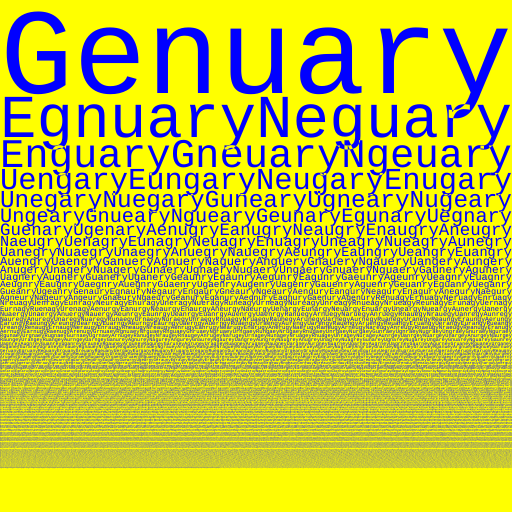
Frame 1 (no input)
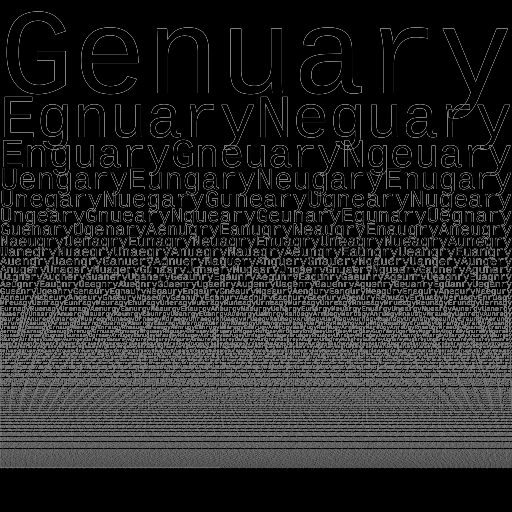
Frame 2 (the mouse pressed at the canvas centre, redrawn once)

The p5.js sketch that drew these frames (run headless with seeded random() and noise() and a simulated clock; the mouse was pressed at the canvas centre and the sketch redrawn once):

// p5.js sketch
// ── sketch.js
// By Roni Kaufman
// https://ronikaufman.github.io/

// Genuary JAN.13
// "Do not repeat."
// https://genuary2021.github.io/

// https://en.wikipedia.org/wiki/Heap's_algorithm

let w = "genuary";
let permutations = [];
const MAX_Y = 691;

function setup() {
  createCanvas(512, 512);
  noStroke();
  fill(255);
  textFont("Monospace");
  textAlign(LEFT, TOP);
  noLoop();
   
  heap_algo(w, w.length);
}

function draw() {
  background(255, 255, 0);
  blendMode(DIFFERENCE);
  
  textSize(1);
  let xunit = textWidth(w);
  let n = 1;
  let size = width/xunit;
  let x = 0; y = 0;
  
  textSize(size);
  for (let p of permutations) {
    text(p[0].toUpperCase()+p.slice(1), x, y);
    x += xunit*size;
    if (x >= width) {
      x = 0;
      y += size/MAX_Y*height;
      n += 1;
      size = width/(n*xunit);
      textSize(size);
    }
  }
}

function heap_algo(word, n) {
  if (n == 1) {
    permutations.push(word);
    return;
  }
  heap_algo(word, n-1);
  for (let i = 0; i < n-1; i++) {
    heap_algo(swap(word, i, n-1), n-1);
  }
}

// Swap the characters at indices i and j (with i<j) in str, and return it
function swap(str, i, j) {
  let a = str[i], b = str[j];
  return str.slice(0, i) + b + str.slice(i+1, j) + a + str.slice(j+1);
}
